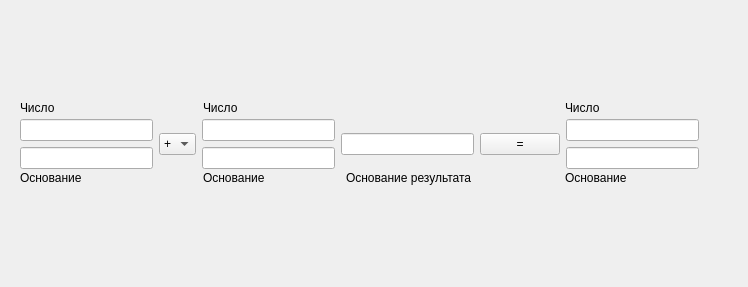
<?xml version="1.0" encoding="UTF-8"?>
<ui version="4.0">
 <class>MainWindow</class>
 <widget class="QMainWindow" name="MainWindow">
  <property name="geometry">
   <rect>
    <x>0</x>
    <y>0</y>
    <width>748</width>
    <height>287</height>
   </rect>
  </property>
  <property name="windowTitle">
   <string>Calculator</string>
  </property>
  <widget class="QWidget" name="centralwidget">
   <widget class="QLabel" name="label">
    <property name="geometry">
     <rect>
      <x>20</x>
      <y>100</y>
      <width>41</width>
      <height>16</height>
     </rect>
    </property>
    <property name="text">
     <string>Число</string>
    </property>
   </widget>
   <widget class="QLabel" name="label_2">
    <property name="geometry">
     <rect>
      <x>20</x>
      <y>170</y>
      <width>71</width>
      <height>16</height>
     </rect>
    </property>
    <property name="text">
     <string>Основание</string>
    </property>
   </widget>
   <widget class="QLabel" name="label_5">
    <property name="geometry">
     <rect>
      <x>346</x>
      <y>170</y>
      <width>131</width>
      <height>16</height>
     </rect>
    </property>
    <property name="text">
     <string>Основание результата</string>
    </property>
   </widget>
   <widget class="QLabel" name="label_6">
    <property name="geometry">
     <rect>
      <x>203</x>
      <y>100</y>
      <width>41</width>
      <height>16</height>
     </rect>
    </property>
    <property name="text">
     <string>Число</string>
    </property>
   </widget>
   <widget class="QLabel" name="label_7">
    <property name="geometry">
     <rect>
      <x>203</x>
      <y>170</y>
      <width>71</width>
      <height>16</height>
     </rect>
    </property>
    <property name="text">
     <string>Основание</string>
    </property>
   </widget>
   <widget class="QLabel" name="label_8">
    <property name="geometry">
     <rect>
      <x>565</x>
      <y>100</y>
      <width>41</width>
      <height>16</height>
     </rect>
    </property>
    <property name="text">
     <string>Число</string>
    </property>
   </widget>
   <widget class="QLabel" name="label_9">
    <property name="geometry">
     <rect>
      <x>565</x>
      <y>170</y>
      <width>71</width>
      <height>16</height>
     </rect>
    </property>
    <property name="text">
     <string>Основание</string>
    </property>
   </widget>
   <widget class="QWidget" name="layoutWidget">
    <property name="geometry">
     <rect>
      <x>20</x>
      <y>119</y>
      <width>679</width>
      <height>50</height>
     </rect>
    </property>
    <layout class="QHBoxLayout" name="horizontalLayout_2">
     <item>
      <layout class="QVBoxLayout" name="verticalLayout_2">
       <item>
        <widget class="QLineEdit" name="tleftNum"/>
       </item>
       <item>
        <widget class="QLineEdit" name="tleftCS"/>
       </item>
      </layout>
     </item>
     <item>
      <widget class="QComboBox" name="comboOps">
       <item>
        <property name="text">
         <string>+</string>
        </property>
       </item>
       <item>
        <property name="text">
         <string>-</string>
        </property>
       </item>
       <item>
        <property name="text">
         <string>*</string>
        </property>
       </item>
       <item>
        <property name="text">
         <string>/</string>
        </property>
       </item>
      </widget>
     </item>
     <item>
      <layout class="QVBoxLayout" name="verticalLayout_3">
       <item>
        <widget class="QLineEdit" name="trightNum"/>
       </item>
       <item>
        <widget class="QLineEdit" name="trightCS"/>
       </item>
      </layout>
     </item>
     <item>
      <widget class="QLineEdit" name="trezCS_in"/>
     </item>
     <item>
      <widget class="QPushButton" name="pushButtonEq">
       <property name="text">
        <string>=</string>
       </property>
      </widget>
     </item>
     <item>
      <layout class="QVBoxLayout" name="verticalLayout_4">
       <item>
        <widget class="QLineEdit" name="trezNum"/>
       </item>
       <item>
        <widget class="QLineEdit" name="trezCS_out"/>
       </item>
      </layout>
     </item>
    </layout>
   </widget>
  </widget>
 </widget>
 <resources/>
 <connections/>
</ui>
